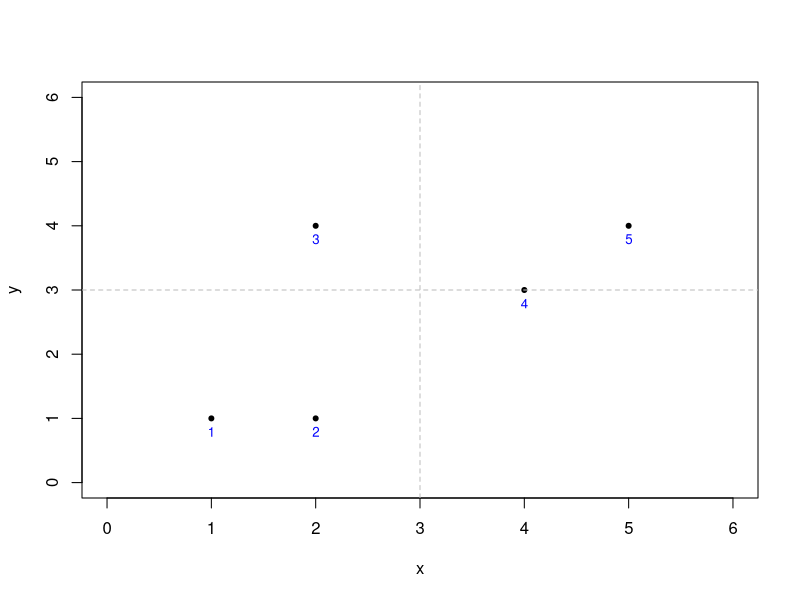
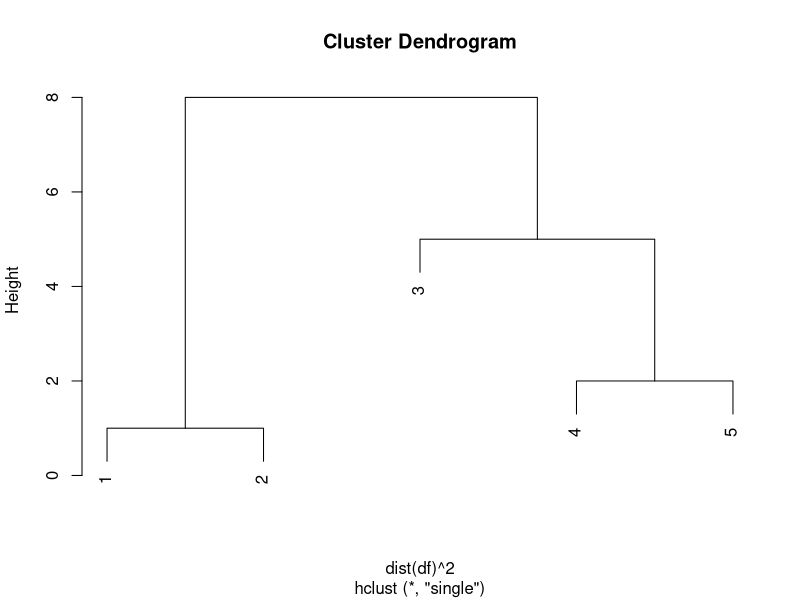
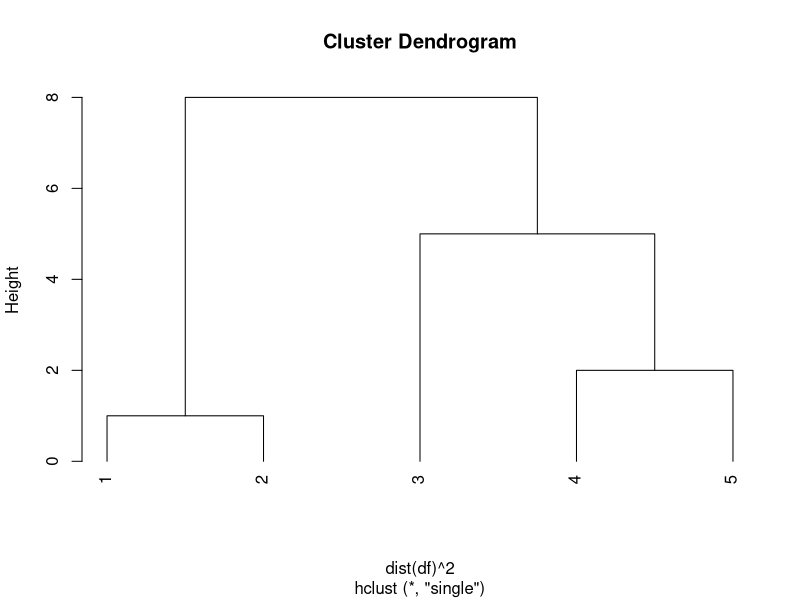
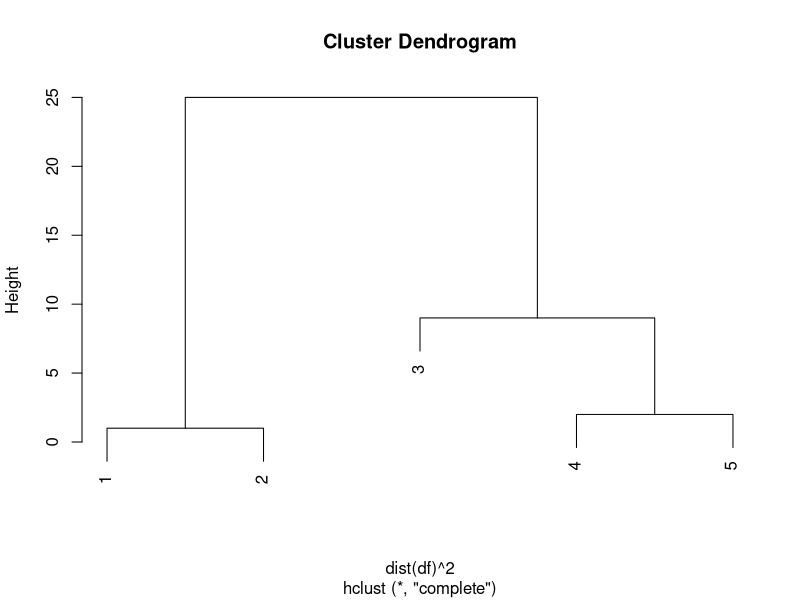
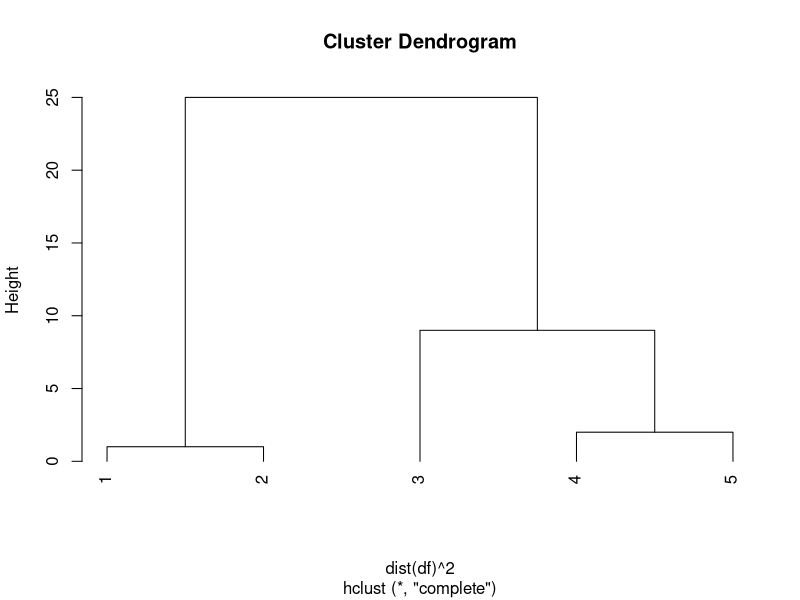
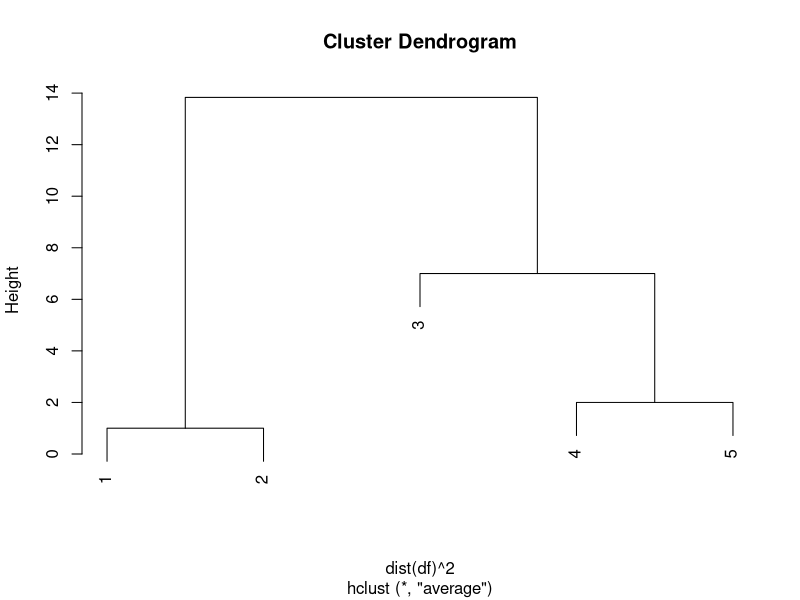
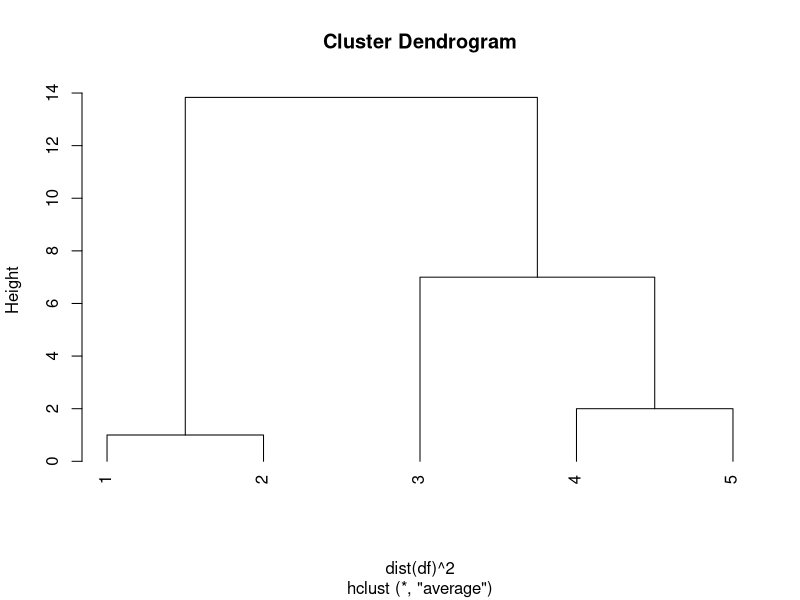
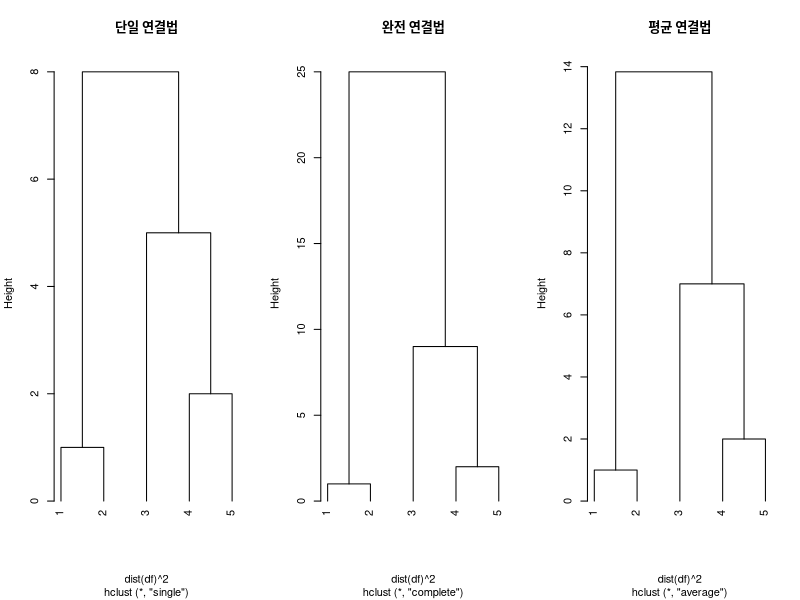

Here is the R script that generated these plots, in order: (Note: this script raises an error after producing the figures.)
# 계층적 굽집 분석 : 가까운 데이터끼리 순차적으로 그룹으로 묶기

x <- c(1,2,2,4,5)
y <- c(1,1,4,3,4)
df <- data.frame(cbind(x,y))
df

plot(df, pch = 20, xlim = c(0,6), ylim = c(0,6)) # xlab : xlabel, xlim : xlimit(x 간격, y도 설정 가능)
text(df[,1], df[,2], labels = abbreviate(rownames(df)), cex = 0.8, pos = 1, col = "blue")
abline(v=c(3), col = "gray", lty = 2)
abline(h=c(3), col = "gray", lty = 2)

dist(df, method = "euclidean") ^ 2 # 행, 열간의 거리 계산, 작을 수록 가까운 것.

# 그룹간의 유사성 계산 방법
# 1) 단일 연결법(최단 연결법)
hc_sl <- hclust(dist(df)^2, method = 'single')
hc_sl

plot(hc_sl) # 그룹을 볼 수 있으며, 붙어 있는 것들끼리가 거리가 짧은 것.
plot(hc_sl, hang = -1) # 같은 라인에서 볼 수 있음.

# 2) 완전 연결법(최장 연결법)
hc_cl <- hclust(dist(df)^2, method = 'complete')
hc_cl

plot(hc_cl) # 최단과 차이점은 y축의 길이 달라짐.
plot(hc_cl, hang = -1) 

# 3) 평균 연결법
hc_avg <- hclust(dist(df)^2, method = 'average')
hc_avg

plot(hc_avg) 
plot(hc_avg, hang = -1) 

par(omg = c(3,0,1,0)) # omg : 바깥쪽 마진, mar : 내부쪽 마진
par(mfrow = c(1,3))
plot(hc_sl, main = "단일 연결법", hang = -1)
plot(hc_cl, main = "완전 연결법", hang = -1)
plot(hc_avg, main = "평균 연결법", hang = -1)

# 4) 
hc_cl <- hclust(dist(df)^2, method = '')
hc_cl

plot(hc_cl) 
plot(hc_cl, hang = -1) 
